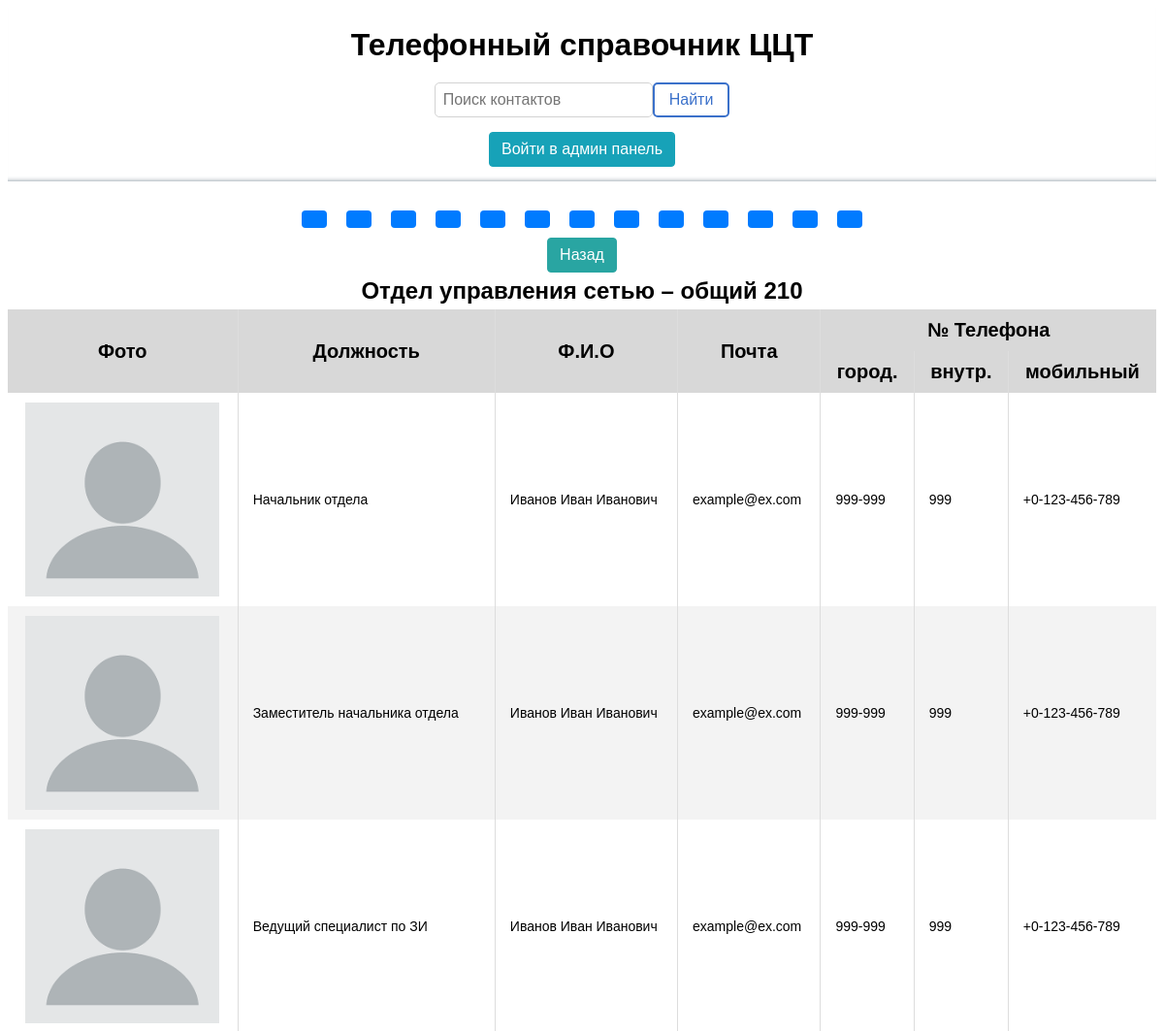
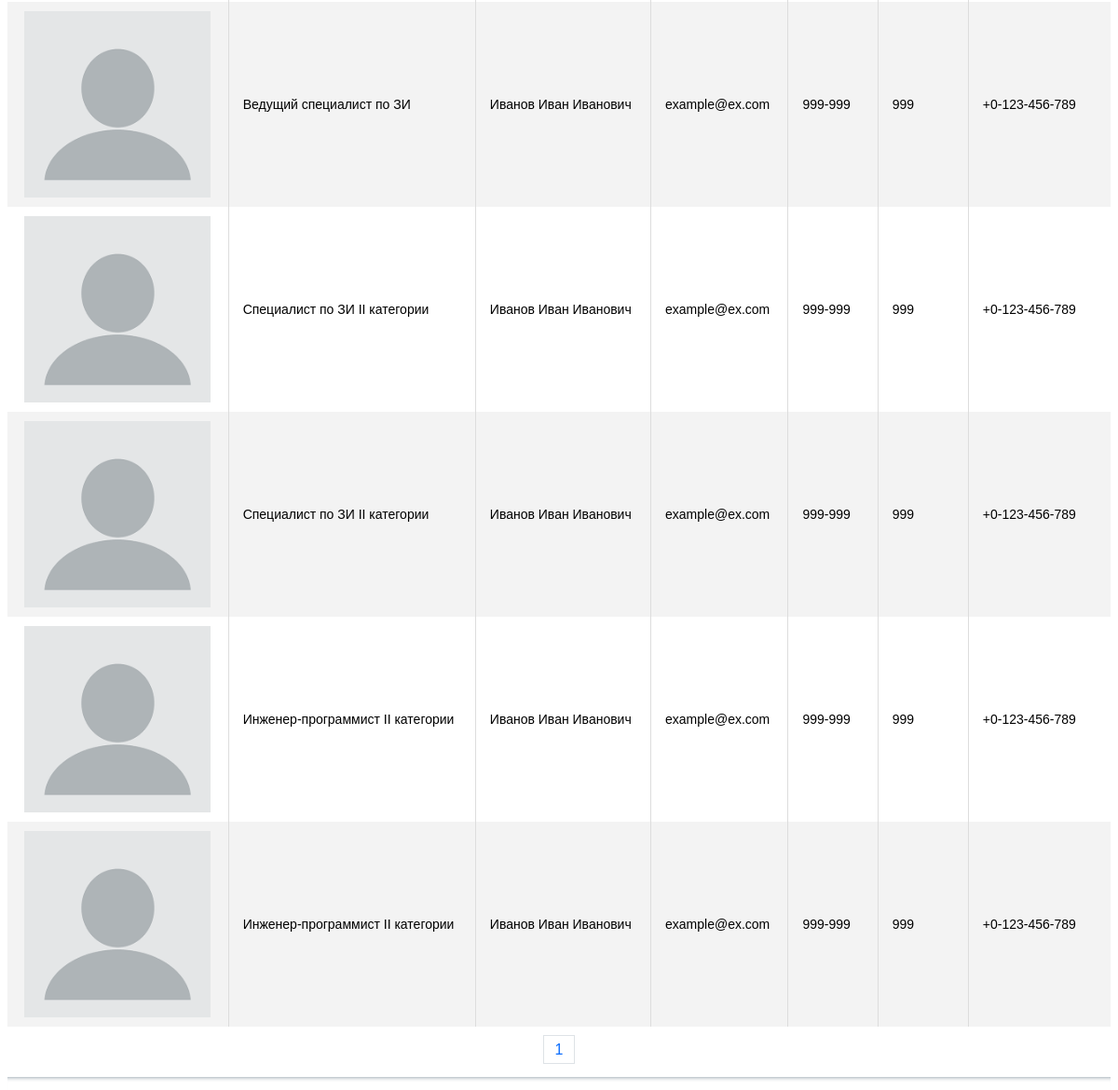
Page /contacts.php?id=3 on the committed database (2 pictures, top to bottom).
### tables this page shows
CREATE TABLE `department` (
  `id` int NOT NULL COMMENT 'ID',
  `name` varchar(110) NOT NULL COMMENT 'Название отдела',
  `abbreviation` varchar(250) DEFAULT NULL COMMENT 'Сокр. название'
);

CREATE TABLE `contacts` (
  `id` int NOT NULL COMMENT 'ID',
  `title` char(60) NOT NULL COMMENT 'Должность',
  `name` char(60) NOT NULL COMMENT 'Ф.И.О',
  `mail` char(50) NOT NULL COMMENT 'Почта',
  `landline_phone` varchar(50) NOT NULL COMMENT 'Город. номер',
  `extension_phone` varchar(150) NOT NULL COMMENT 'Внутр. номер',
  `mobile_phone` varchar(50) NOT NULL COMMENT 'Мобильный номер',
  `department` int NOT NULL COMMENT 'Отдел',
  `priority` int NOT NULL COMMENT 'Приоритет',
  `photo` varchar(250) DEFAULT NULL COMMENT 'Фотография'
);

### contacts.php (the view, shortened to what this page needs)
<!DOCTYPE html>
<html>
	<head>
		<link rel="stylesheet" type="text/css" href="css/main.css">
	</head>
	<body>
		<header>
			<div class="title">
				<h1><a href="index.php">Телефонный справочник ЦЦТ</a></h1>
			</div>
			<div class="search">
				<div class="search_form">
					<form action="functions/search.php" method="get">
		                <input type="search" name="q" autocomplete="off" placeholder="Поиск контактов">
		                <button type="submit">Найти</button>
		            </form>
		        </div>
	    	</div>
	    	<?php
			if (isset($_SESSION["login"]) && isset($_SESSION["password"])) {
				echo "
				<div class=admin_panel>
		    		<div class=admin_panel_exit>
		    			<a href=admin/logout.php class=\"button contact_delete\">Выйти</a>
		    		</div>
		    		<div class=admin_panel_add>
			        	<a href=functions/new.php?handbook=new class=\"button contact_add\">Добавить контакт</a>
			        </div>
			        <div class=admin_panel_php>
		    			<a href=http://phonebook.udm/phpmyadmin/index.php class=button>Войти в PhpMyAdmin</a>
		    		</div>
	    		</div>";
			} else {
				echo "
			  	<div class=admin_panel>
			  		<div class=admin_panel_php>
			  			<a href=admin/admin.php class=button>Войти в админ панель</a>
			  		</div>
			  	</div>
			  	";
			}
			?>
    	</header>
    	<main>
			<div class="departmentss">
				<?php
					include 'functions/connection_bd.php';
					$str_out_cats = "SELECT * FROM `department` ORDER BY `id`";
					$run_out_cats = mysqli_query($connect,$str_out_cats);
					$count=mysqli_num_rows($run_out_cats);
					if ($count>=1) {
						while ($out = mysqli_fetch_array($run_out_cats)) {
							echo "<div><a class=\"button departmentss_select\" href=contacts.php?id=$out[id]> $out[abbreviation]</a></div>";
						}
					}else {
						echo "<div class=search_result>
								<h2>Список отделов пуст :(</h2>
							</div>";
					}
				?>
			</div>
    		<div class="search_result">
    			<a class="button button_back search_result" href="index.php">Назад</a>
    			<?php
    				$id = $_GET['id'];
    				include 'functions/connection_bd.php';
                    $str_out_cats = "SELECT * FROM `department` WHERE `id` = '$id'";
                    $run_out_cats = mysqli_query($connect,$str_out_cats);
                    while ($out = mysqli_fetch_array($run_out_cats)) {
                    	echo "<h2>$out[name] $out[abbreviation]</h2>";
                    }
    			?>
    		</div>
				<?php
	                include 'functions/connection_bd.php';
					if (isset($_GET['page'])) {
	                    $page = $_GET['page'];
	                } else {
	                    $page = 1;
	                }
	                $id = $_GET['id'];
	                $limit = 15;
	                $offset = ($page - 1) * $limit;
	                $str_out_cats = "SELECT * FROM `contacts` WHERE `department` = '$id' ORDER BY `priority` ASC, `id` ASC LIMIT $offset, $limit";
	                $run_out_cats = mysqli_query($connect,$str_out_cats);
	                $count=mysqli_num_rows($run_out_cats);
	                if ($count>=1) {
	                	echo "
	                    <table class=table>
	                    <thead>
	                        <tr>
	                            <th rowspan=2>Фото</th>
	                            <th rowspan=2>Должность</th>
	                            <th rowspan=2>Ф.И.О</th>
	                            <th rowspan=2>Почта</th>
	                            <th colspan=3>№ Телефона</th>
	                            ";
	                        echo "
	                        </tr>
	                        <tr>
	                            <th>город.</th>
	                            <th>внутр.</th>
	                            <th>мобильный</th>
	                        </tr>
	                    </thead>
	                    <tbody>";
	                    while ($out = mysqli_fetch_array($run_out_cats)) {
	                        echo "
	                        <tr>
	                            <td><img class=table_photo src=\"/img/photos/$out[photo]\" onerror=\"this.onerror=null; this.src='/img/photos/default.png'\"></td>
	                            <td>$out[title]</td>
	                            <td>$out[name]</td>
	                            <td>$out[mail]</td>
	                            <td>$out[landline_phone]</td>
	                            <td>$out[extension_phone]</td>
	                            <td>$out[mobile_phone]</td>
	                            ";
	                        echo "</tr>";
	                    }
                    echo "</tbody>";
	            	} else {
	            		echo "<div class=search_result>
	                    		<h2>Список контактов пуст :(</h2>
	                		</div>";
	            	}
	            ?>
			</table>
			<div class="pagination">
				<nav>
					<ul>
						<?php
						if ($count>=1) {
							$id = $_GET['id'];
				            $query = "SELECT COUNT(*) FROM `contacts` WHERE `department` = '$id'";
				            $run_out_pages = mysqli_query($connect,$query);
				            $count = mysqli_fetch_array($run_out_pages)['0'];
				            $pages = ceil($count / $limit);
				            $id = $_GET['id'];
				            for ($i=1; $i <= $pages ; $i++) {
				                echo "<li>
				                        <a class=page_link href=?id=$id&page=$i>$i</a>
				                    </li>
				                ";
				            }
				        } else {
				        	echo " ";
				        }
				        ?>
	        		</ul>
	        	</nav>
	        </div>
    	</main>
		<footer>
		</footer>
	</body>
</html>

### css/main.css (style rules this page uses)
body { font-family: sans-serif; }
header { box-shadow: 0px -5px 5px -5px rgba(34, 60, 80, 0.6) inset; }
main { padding: 20px 0px 20px 0px; }
footer { box-shadow: 0px 5px 5px -5px rgba(34, 60, 80, 0.6) inset; padding: 10px 0px 10px 0px; }
li { list-style-type: none; }
.title { padding-top: 20px; padding-bottom: 20px; }
h1, h2 { text-align: center; margin: 0px; }
h1 a { text-decoration: none; color: black; }
.search { display: flex; justify-content: center; }
.search_form > form > input { padding: 8px; font-size: 16px; border: 1px solid lightgrey; float: left; border-radius: 5px; transition: 0.2s; }
.search_form > form > button { float: left; padding: 7px 15px 7px 15px; color: #3b71ca; font-size: 16px; border: 2px solid #3b71ca; cursor: pointer; border-radius: 5px; background-color: white; transition: 0.2s; }
.admin_panel { display: flex; justify-content: space-around; padding: 15px 0px 15px 0px; }
.admin_panel_php > a { color: #fff; background-color: #17a2b8; border-color: #17a2b8; }
.departmentss { width: fit-content; display: flex; justify-content: space-around; margin: auto; flex-wrap: wrap; }
.departmentss > div { margin: 10px; display: flex; justify-content: center; }
.departmentss_select { text-align: center; color: #fff; background-color: #007bff; border-color:#007bff; }
.table { width: 100%; border: none; border-collapse: collapse; }
.table thead th { font-weight: bold; border: none; padding: 10px 15px; background: #d8d8d8; font-size: 20px; border-left: 1px solid #ddd; border-right: 1px solid #ddd; text-align: center; }
.table tbody td { text-align: left; border-left: 1px solid #ddd; border-right: 1px solid #ddd; padding: 10px 15px; font-size: 14px; }
.table thead tr th:first-child, .table tbody tr td:first-child { border-left: none; }
.table thead tr th:last-child, .table tbody tr td:last-child { border-right: none; }
.table tbody tr:nth-child(even) { background: #f3f3f3; }
.table_photo { display: block; margin: auto; width: 200px; }
.button { text-decoration: none; padding: 0.5rem 0.75rem; border-radius: 0.25rem; display: inline-block; border: 1px solid transparent; transition: 0.3s; font-size: 16px; }
.button_back { color: #fff; background-color: #29a5a2;; border-color: #29a5a2;; }
.search_result { text-align: center; margin-bottom: 5px; }
.pagination { text-align: center; }
.pagination ul { display: flex; justify-content: center; padding-left: 0px; margin-bottom: 0px; }
.page_link { text-decoration: none; border: 1px solid #dee2e6; padding: 0.375rem 0.75rem; color: #0d6efd; }

### rows in the picture
department: name "Отдел управления сетью – общий 210"
contacts: photo (placeholder picture), title "Начальник отдела", name "Иванов Иван Иванович", mail "example@ex.com", landline_phone "999-999", extension_phone "999", mobile_phone "+0-123-456-789"
contacts: photo (placeholder picture), title "Заместитель начальника отдела", name "Иванов Иван Иванович", mail "example@ex.com", landline_phone "999-999", extension_phone "999", mobile_phone "+0-123-456-789"
contacts: photo (placeholder picture), title "Ведущий специалист по ЗИ", name "Иванов Иван Иванович", mail "example@ex.com", landline_phone "999-999", extension_phone "999", mobile_phone "+0-123-456-789"
contacts: photo (placeholder picture), title "Ведущий специалист по ЗИ", name "Иванов Иван Иванович", mail "example@ex.com", landline_phone "999-999", extension_phone "999", mobile_phone "+0-123-456-789"
contacts: photo (placeholder picture), title "Специалист по ЗИ II категории", name "Иванов Иван Иванович", mail "example@ex.com", landline_phone "999-999", extension_phone "999", mobile_phone "+0-123-456-789"
contacts: photo (placeholder picture), title "Специалист по ЗИ II категории", name "Иванов Иван Иванович", mail "example@ex.com", landline_phone "999-999", extension_phone "999", mobile_phone "+0-123-456-789"
contacts: photo (placeholder picture), title "Инженер-программист II категории", name "Иванов Иван Иванович", mail "example@ex.com", landline_phone "999-999", extension_phone "999", mobile_phone "+0-123-456-789"
contacts: photo (placeholder picture), title "Инженер-программист II категории", name "Иванов Иван Иванович", mail "example@ex.com", landline_phone "999-999", extension_phone "999", mobile_phone "+0-123-456-789"
